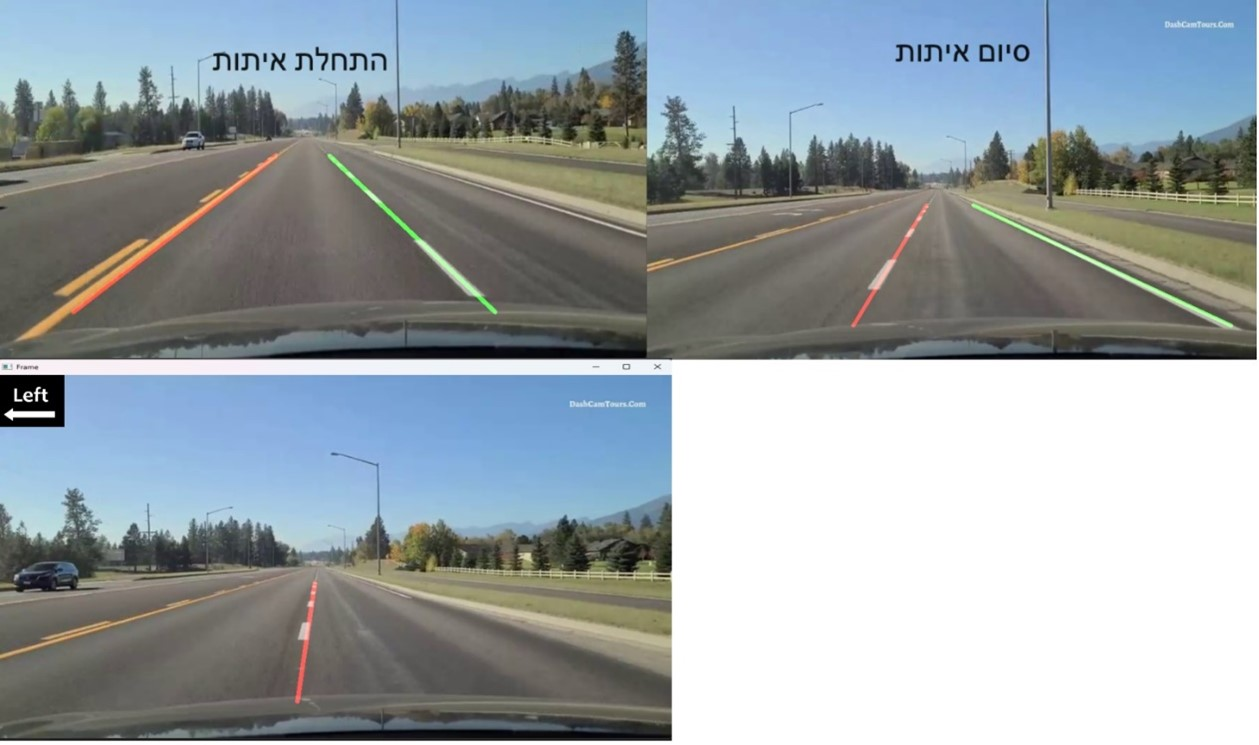
#> input picture LaneChangeAnalisys.jpg, 1259 x 745 px, given in place of Left.png, which was not available
$ python Mobileye.py
#> lines starting #> are read from the running program, lines starting #| are printed output that depends on the picture; after the words box and inside, x2 and y2 are one past the last pixel; in counts of white or black regions, pixels touching at a corner belong together; pictures that were not available may be replaced by others from this repository, and a replacement may not be noted
import cv2
import numpy as np
from collections import deque
import time


# Initialize variables for simple moving average
alpha = 0.2  # Smoothing factor
prev_left_line = None
prev_right_line = None

# Load indicator images
left_indicator = cv2.imread('Left.png')
#> left_indicator is the input picture: shape (745, 1259, 3); mean B, G, R 167.3, 162.7, 153.6
right_indicator = cv2.imread('Right.png')

# Resize indicator images to 100x100 px
left_indicator = cv2.resize(left_indicator, (100, 100))
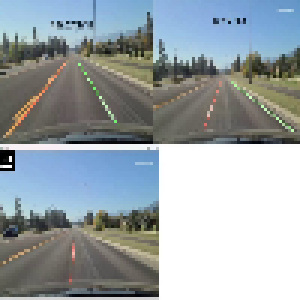
#> left_indicator: shape (100, 100, 3) (shown 3 times larger); mean B, G, R 168.1, 163.5, 154.3
right_indicator = cv2.resize(right_indicator, (100, 100))

indicator_duration = 2  # Duration to show the indicator in seconds
indicator_start_time_r = 0
indicator_start_time_l = 0

def process_frame(frame):
    global prev_left_line, prev_right_line, indicator_start_time

    # Resize the frame
    resized_frame = cv2.resize(frame, (1000, 700))

    # Convert to HSV for color filtering
    hsv_frame = cv2.cvtColor(resized_frame, cv2.COLOR_BGR2HSV)

    # Define color ranges for yellow and white
    yellow_lower = np.array([20, 100, 100], dtype=np.uint8)
    yellow_upper = np.array([30, 255, 255], dtype=np.uint8)
    white_lower = np.array([0, 0, 200], dtype=np.uint8)
    white_upper = np.array([255, 30, 255], dtype=np.uint8)

    # Create masks for yellow and white
    yellow_mask = cv2.inRange(hsv_frame, yellow_lower, yellow_upper)
    white_mask = cv2.inRange(hsv_frame, white_lower, white_upper)

    # Combine masks
    color_mask = cv2.bitwise_or(yellow_mask, white_mask)

    # Convert to grayscale
    gray_frame = cv2.cvtColor(resized_frame, cv2.COLOR_BGR2GRAY)

    # Apply GaussianBlur to reduce noise and help with edge detection
    blurred_frame = cv2.GaussianBlur(gray_frame, (5, 5), 0)

    # Combine color and grayscale masks
    combined_mask = cv2.bitwise_or(color_mask, blurred_frame)

    # Define region of interest (ROI)
    roi_bottom_left = (100, 630)
    roi_top_left = (450, 400)
    roi_top_right = (600, 400)
    roi_bottom_right = (1100, 550)

    roi_vertices = np.array([roi_bottom_left, roi_top_left, roi_top_right, roi_bottom_right], np.int32)
    mask = np.zeros_like(combined_mask)
    cv2.fillPoly(mask, [roi_vertices], 255)
    roi_frame = cv2.bitwise_and(combined_mask, mask)

    # Apply Canny edge detector
    edges = cv2.Canny(roi_frame, 100, 150)

    # Apply Hough Line Transform to detect lines
    lines = cv2.HoughLinesP(edges, 1, np.pi / 180, threshold=35, minLineLength=35, maxLineGap=55)

    # Extrapolate lines and draw on the black background
    black_background = np.zeros_like(resized_frame)

    # Check if lines exist and calculate positions
    if lines is not None:
        left_line, right_line = extrapolate_lines(lines, 630, 400)

        # Initialize direction as 'Straight'
        direction = 'Straight'

        max_right_decision_point = resized_frame.shape[0] * 0.8     #Dinamic
        min_right_decision_point = resized_frame.shape[0] * 0.58

        #moving left
        if left_line is not None and len(left_line) > 0 and direction != 'Right':
            left_line_bottom_x = left_line[0][0]
            #print("Left: ", left_line_bottom_x)
            if (left_line_bottom_x > 320):
                if right_line is None or (right_line is not None and len(right_line) > 0 and right_line[0][0] > 980):
                    direction = 'Left'
                    #print("left beaches:", left_line_bottom_x)

        #moving right
        if right_line is not None and len(right_line) > 0 and direction != 'Left':
            right_line_bottom_x = right_line[0][0]
            #print("right:", right_line_bottom_x)
            if (right_line_bottom_x < 750):
                #print("", "less than 700")
                if left_line is None or (left_line is not None and len(left_line) > 0 and left_line[0][0] < 450):
                    #print("", "less than 450")
                    direction = 'Right'

        # Display direction indicators
        if direction == 'Left':
            resized_frame[0:100, 0:100] = left_indicator

        # Display direction indicators
        if direction == 'Left':
            resized_frame[0:100, 0:100] = left_indicator
            indicator_start_time_l = time.time()  # Update the start time
            #print("start time Left: ", indicator_start_time)

        if direction == 'Right':
            resized_frame[0:100, resized_frame.shape[1]-100:resized_frame.shape[1]] = right_indicator
            indicator_start_time_r = time.time()  # Update the start time
            print("start time Right: ", indicator_start_time_r)

        # Smooth lines
        left_line = smooth_line(left_line, prev_left_line, alpha)
        right_line = smooth_line(right_line, prev_right_line, alpha)

        # Draw lines
        if left_line is not None:
            draw_extrapolated_line(black_background, left_line, (0, 0, 255), 6)
        if right_line is not None:
            draw_extrapolated_line(black_background, right_line, (0, 255, 0), 6)

        # Update previous lines
        prev_left_line = left_line
        prev_right_line = right_line

        #if dominant_direction is not None:
            #direction_history.append(dominant_direction)

        # Combine the black background with the original frame
        result_frame = cv2.addWeighted(resized_frame, 1, black_background, 1, 0)
        return result_frame

def extrapolate_lines(lines, y_bottom, y_top):
    left_lines = []
    right_lines = []

    for line in lines:
        x1, y1, x2, y2 = line[0]

        # Check for vertical lines
        if x1 == x2:
            continue

        slope = (y2 - y1) / (x2 - x1)

        if slope > 0.5:  # Right lane line
            right_lines.append(line)
        elif slope < -0.7:  # Adjust this threshold for the left lane line
            left_lines.append(line)

    left_line = average_slope_intercept(left_lines, y_bottom, y_top)
    right_line = average_slope_intercept(right_lines, y_bottom, y_top)

    return left_line, right_line

def average_slope_intercept(lines, y_bottom, y_top):
    if len(lines) > 0:
        slopes = []
        intercepts = []

        for line in lines:
            x1, y1, x2, y2 = line[0]

            # Check for vertical lines
            if x1 == x2:
                continue

            slope = (y2 - y1) / (x2 - x1)
            intercept = y1 - slope * x1

            slopes.append(slope)
            intercepts.append(intercept)

        avg_slope = np.nanmean(slopes)  # Use np.nanmean to handle NaN values
        avg_intercept = np.nanmean(intercepts)

        x_bottom = int((y_bottom - avg_intercept) / avg_slope)
        x_top = int((y_top - avg_intercept) / avg_slope)

        return [(x_bottom, y_bottom, x_top, y_top)]

    return []

def draw_extrapolated_line(image, line, color, thickness):
    for x1, y1, x2, y2 in line:
        cv2.line(image, (x1, y1), (x2, y2), color, thickness)

def smooth_line(current_line, prev_line, alpha):
    if current_line and prev_line:
        smoothed_line = []
        for cur_point, prev_point in zip(current_line[0], prev_line[0]):
            smoothed_point = int(alpha * cur_point + (1 - alpha) * prev_point)
            smoothed_line.append(smoothed_point)
        return [tuple(smoothed_line)]

    return current_line

# Create a VideoCapture object and read from the input file
cap = cv2.VideoCapture('videoName.mp4')    #Replace the videoName with the name of your video from the same repository

#Define the codec and create VideoWriter object to save the video
fourcc = cv2.VideoWriter_fourcc(*'XVID')
out = cv2.VideoWriter('output.avi', fourcc, 20.0, (1000,700))

# Check if the camera opened successfully
if not cap.isOpened():
    print("Error opening video file")

# Read until the video is completed
while cap.isOpened():
    # Capture frame-by-frame
    ret, frame = cap.read()
    if ret:
        result_frame = process_frame(frame)
#> in process_frame, `resized_frame = cv2.resize(frame, (1000, 700))`:
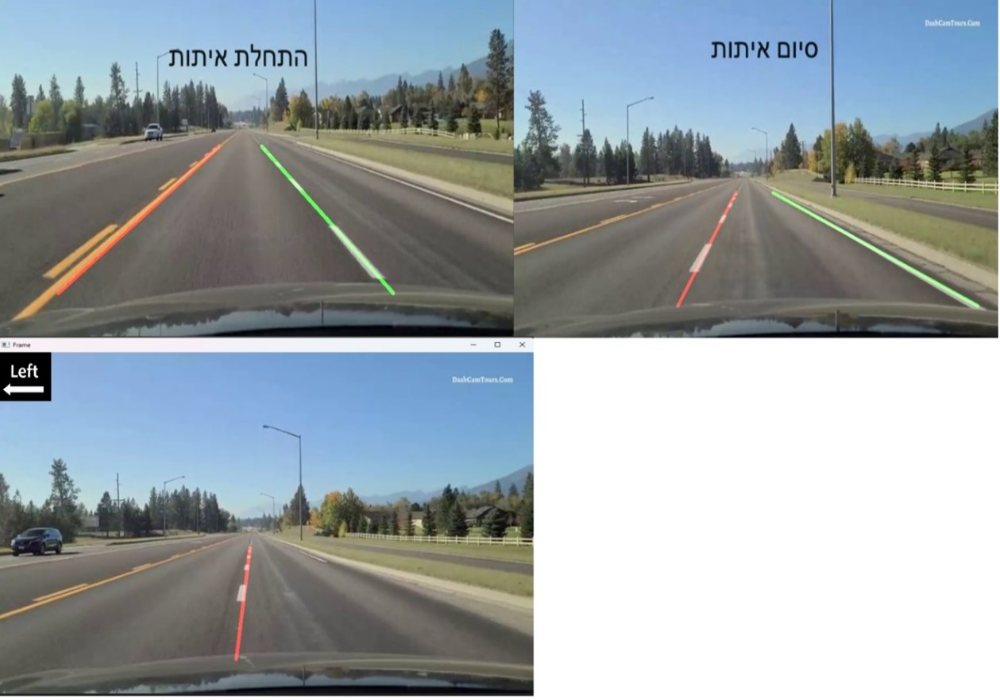
#> resized_frame: shape (700, 1000, 3); mean B, G, R 167.2, 162.7, 153.5
#> in process_frame, `hsv_frame = cv2.cvtColor(resized_frame, cv2.COLOR_BGR2HSV)`: hsv_frame: shape (700, 1000, 3); mean H, S, V 47, 41.7, 174.4
#> in process_frame, `yellow_mask = cv2.inRange(hsv_frame, yellow_lower, yellow_upper)`:
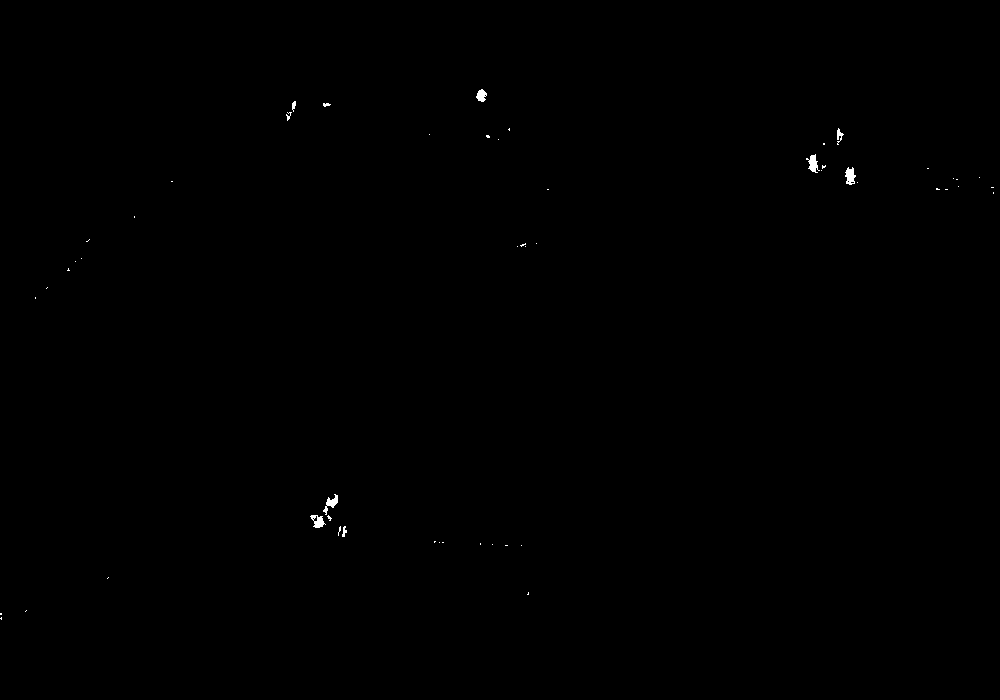
#> yellow_mask: shape (700, 1000); 0.13% white; 54 white regions (44 under 20 px), largest, box (x1, y1, x2, y2) and area: (806, 154, 820, 173) 131, (845, 167, 856, 185) 131, (323, 494, 338, 515) 120
#> in process_frame, `white_mask = cv2.inRange(hsv_frame, white_lower, white_upper)`: white_mask: shape (700, 1000); 25.8% white; 74 white regions (49 under 20 px), largest, box (x1, y1, x2, y2) and area: (0, 0, 1000, 700) 178507, (4, 385, 43, 394) 197, (215, 90, 238, 111) 176
#> in process_frame, `color_mask = cv2.bitwise_or(yellow_mask, white_mask)`:
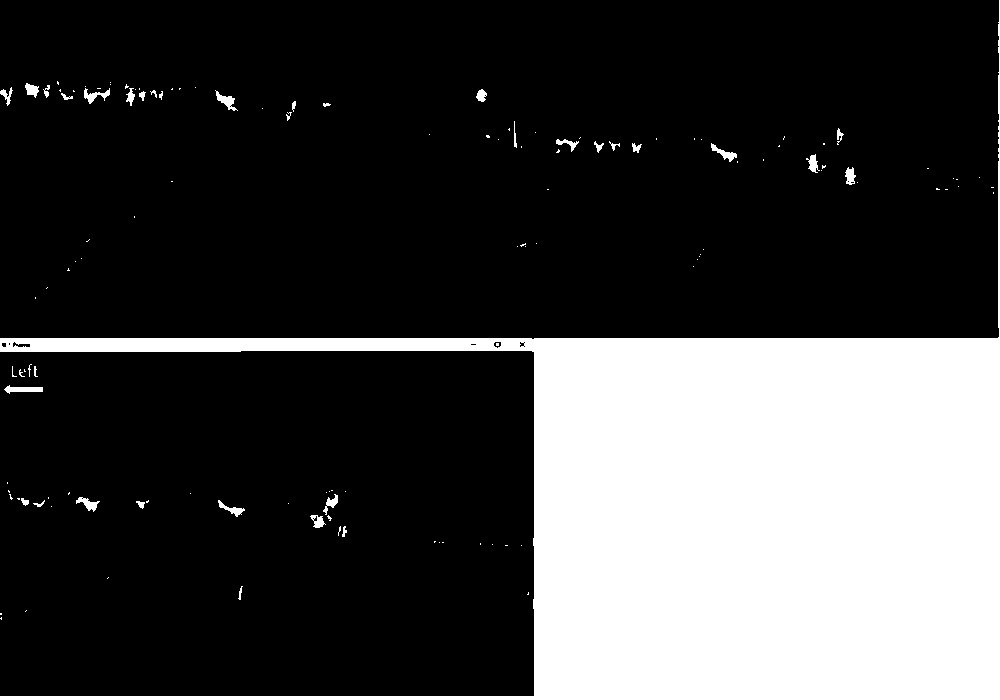
#> color_mask: shape (700, 1000); 25.9% white; 128 white regions (93 under 20 px), largest, box (x1, y1, x2, y2) and area: (0, 0, 1000, 700) 178507, (4, 385, 43, 394) 197, (215, 90, 238, 111) 176
#> in process_frame, `gray_frame = cv2.cvtColor(resized_frame, cv2.COLOR_BGR2GRAY)`:
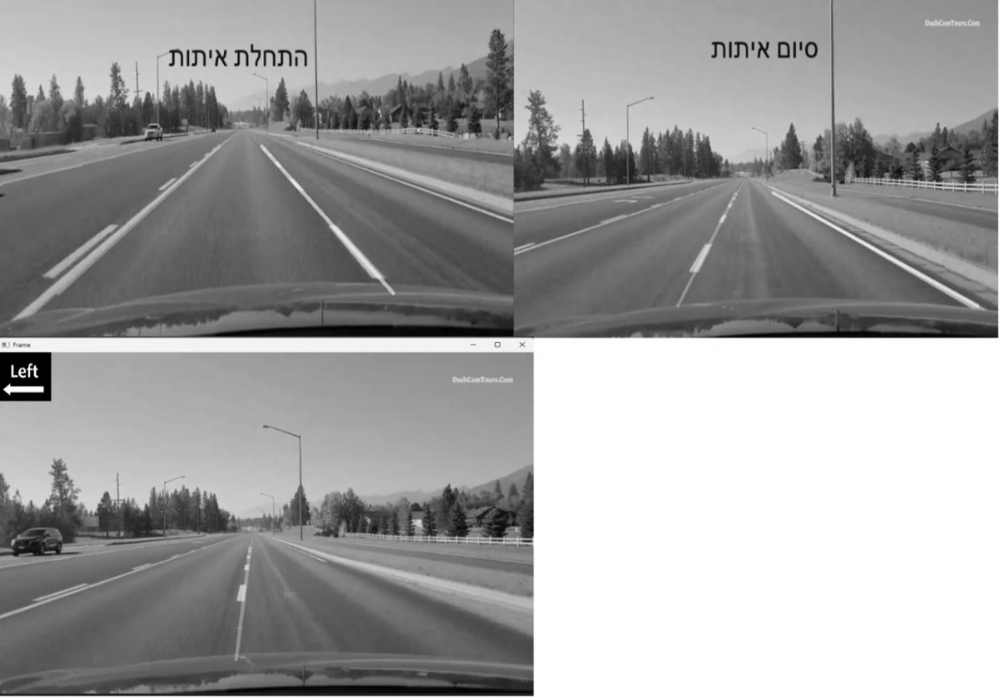
#> gray_frame: shape (700, 1000); min 0, max 255, mean 160.5
#> in process_frame, `cv2.fillPoly(mask, [roi_vertices], 255)`: mask: shape (700, 1000); 15.9% white; 1 white region, box (x1, y1, x2, y2) and area: (100, 400, 1000, 631) 111135
#> in process_frame, `roi_frame = cv2.bitwise_and(combined_mask, mask)`:
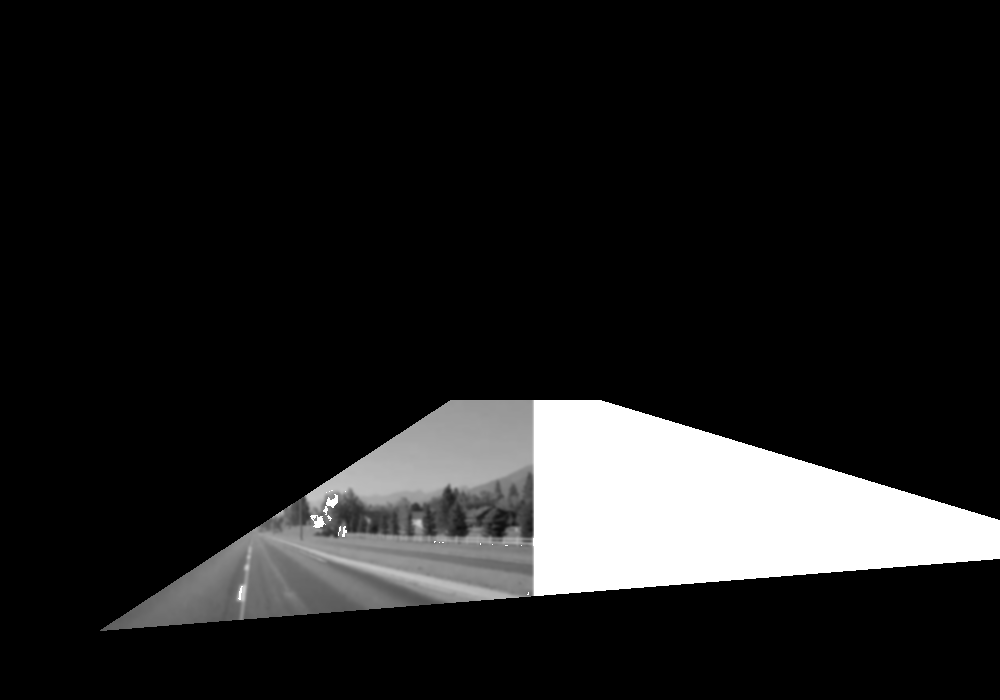
#> roi_frame: shape (700, 1000); min 0, max 255, mean 31.1
#> in process_frame, `edges = cv2.Canny(roi_frame, 100, 150)`:
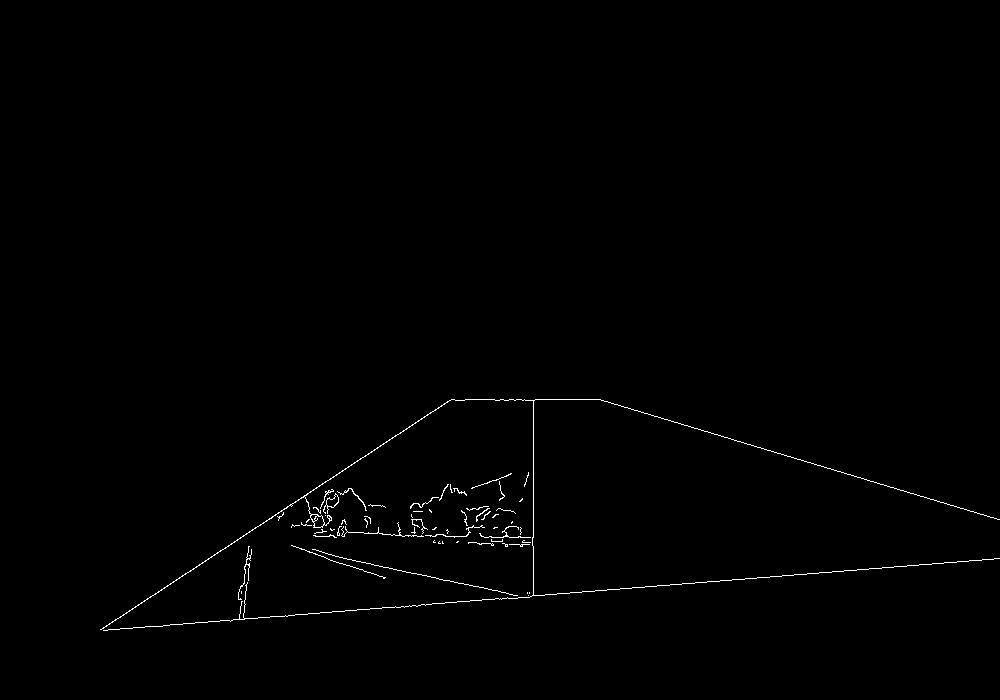
#> edges: shape (700, 1000); 0.56% white in thin lines or dots, all inside (x1, y1, x2, y2) = (100, 399, 1000, 631)
#> in process_frame, `lines = cv2.HoughLinesP(edges, 1, np.pi / 180, threshold=35, minLineLe..`: lines = 25 rows, first 6: [243, 535, 452, 399], [599, 399, 870, 481], [533, 595, 533, 400], [100, 629, 303, 497], [493, 599, 732, 579], [687, 425, 990, 517]
#> the loop in extrapolate_lines, `for line in lines:` made 25 passes
#> (x1, y1, x2, y2, slope) on passes 1, 2, 4, 5, 6, 7, 8, 9, 10, 11, 12, 13: (243, 535, 452, 399, -0.651), (599, 399, 870, 481, 0.303), (100, 629, 303, 497, -0.65), (493, 599, 732, 579, -0.0837), (687, 425, 990, 517, 0.304), (158, 626, 432, 603, -0.0839), (344, 611, 595, 590, -0.0837), (793, 575, 998, 558, -0.0829), (314, 533, 532, 537, 0.0183), (301, 549, 529, 597, 0.211), (453, 399, 598, 399, 0), (105, 630, 295, 614, -0.0842)
#> after the loop in extrapolate_lines, `for line in lines:`: left_lines = [[[239, 618, 250, 531]], [[243, 614, 253, 529]]]; right_lines = []
#> the loop in average_slope_intercept, `for line in lines:` made 2 passes
#> (x1, y1, x2, y2, slope, intercept) on passes 1 to 2: (239, 618, 250, 531, -7.91, 2508.3), (243, 614, 253, 529, -8.5, 2679.5)
#> after the loop in average_slope_intercept, `for line in lines:`: intercepts = [2508.3, 2679.5]; slopes = [-7.91, -8.5]
#> in average_slope_intercept, `avg_slope = np.nanmean(slopes)`: avg_slope = -8.2
#> in average_slope_intercept, `avg_intercept = np.nanmean(intercepts)`: avg_intercept = 2593.9
#> in average_slope_intercept, `x_bottom = int((y_bottom - avg_intercept) / avg_slope)`: x_bottom = 239
#> in average_slope_intercept, `x_top = int((y_top - avg_intercept) / avg_slope)`: x_top = 267
#> in extrapolate_lines, `left_line = average_slope_intercept(left_lines, y_bottom, y_top)`: left_line = [(239, 630, 267, 400)]
#> in extrapolate_lines, `right_line = average_slope_intercept(right_lines, y_bottom, y_top)`: right_line = []
#> in process_frame, `left_line, right_line = extrapolate_lines(lines, 630, 400)`: left_line = [(239, 630, 267, 400)]; right_line = []
#> in process_frame, `left_line_bottom_x = left_line[0][0]`: left_line_bottom_x = 239
#> the loop in draw_extrapolated_line, `for x1, y1, x2, y2 in line:` made 1 pass
#> in process_frame, `prev_left_line = left_line`: prev_left_line = [(239, 630, 267, 400)]
#> in process_frame, `prev_right_line = right_line`: prev_right_line = []

        out.write(result_frame)
        # Display the resulting frame
        cv2.imshow('Frame', result_frame)

        # Press 'Q' on the keyboard to exit
        if cv2.waitKey(1) & 0xFF == ord('q'):
#> (key q is pressed here)
            break
    else:
        break

# Release the video capture object
cap.release()

out.release()

# Close all the frames
cv2.destroyAllWindows()
